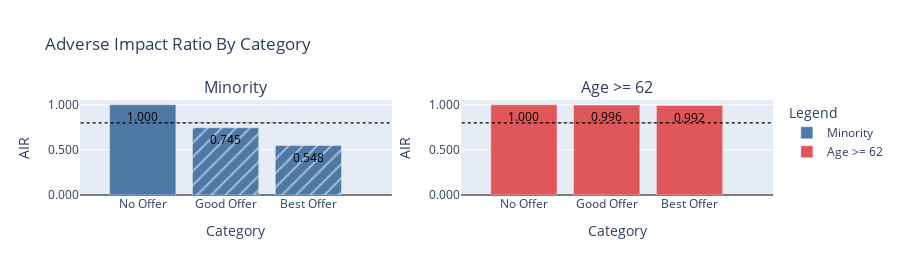

The code cell stored with this chart in its notebook:
### Markdown cell above
#### _Categorical Adverse Impact Ratio (AIR) Based on a Tiered Set of Offers_

### Code cell
cair = sd.categorical_adverse_impact_ratio(
    group_data=valid,
    **common_disp_info,
    outcome=valid['Tiered Offer'],
    air_threshold=0.8,
    percent_difference_threshold=0.0,
    label=valid[label],
    ordinal_categories=['No Offer', 'Good Offer', 'Best Offer'],
)
cair

### Figure 1 — Plotly figure (JSON) as saved in the notebook; plotly's stock layout.template omitted (floating-point values rounded to 4 significant figures)
{"data": [{"cliponaxis": false, "hovertemplate": "%{x}, %{y}<extra></extra>", "marker": {"color": "RGB(78, 121, 167)", "pattern": {"shape": ["", "/", "/"]}}, "name": "Minority", "text": ["1.000", "0.745", "0.548"], "textfont": {"color": "Black"}, "type": "bar", "x": ["No Offer", "Good Offer", "Best Offer"], "xaxis": "x", "y": [1, 0.7454, 0.5478], "yaxis": "y"}, {"line": {"color": "Black", "dash": "dot", "width": 0.25}, "mode": "lines", "name": "AIR Threshold", "showlegend": false, "type": "scatter", "x": ["No Offer", "Good Offer", "Best Offer"], "xaxis": "x", "y": [0.8, 0.8, 0.8], "yaxis": "y"}, {"cliponaxis": false, "hovertemplate": "%{x}, %{y}<extra></extra>", "marker": {"color": "RGB(225, 87, 89)", "pattern": {"shape": ["", "", ""]}}, "name": "Age >= 62", "text": ["1.000", "0.996", "0.992"], "textfont": {"color": "Black"}, "type": "bar", "x": ["No Offer", "Good Offer", "Best Offer"], "xaxis": "x2", "y": [1, 0.9963, 0.9917], "yaxis": "y2"}, {"line": {"color": "Black", "dash": "dot", "width": 0.25}, "mode": "lines", "name": "AIR Threshold", "showlegend": false, "type": "scatter", "x": ["No Offer", "Good Offer", "Best Offer"], "xaxis": "x2", "y": [0.8, 0.8, 0.8], "yaxis": "y2"}], "layout": {"annotations": [{"font": {"size": 16}, "showarrow": false, "text": "Minority", "x": 0.225, "xanchor": "center", "xref": "paper", "y": 1, "yanchor": "bottom", "yref": "paper"}, {"font": {"size": 16}, "showarrow": false, "text": "Age >= 62", "x": 0.775, "xanchor": "center", "xref": "paper", "y": 1, "yanchor": "bottom", "yref": "paper"}], "autosize": true, "height": 275, "legend": {"title": {"text": "Legend"}}, "shapes": [{"line": {"color": "Black", "dash": "dot", "width": 1.25}, "type": "line", "x0": -0.75, "x1": 3, "xref": "x", "y0": 0.8, "y1": 0.8, "yref": "y"}, {"line": {"color": "Black", "dash": "dot", "width": 1.25}, "type": "line", "x0": -0.75, "x1": 3, "xref": "x2", "y0": 0.8, "y1": 0.8, "yref": "y2"}], "title": {"text": "Adverse Impact Ratio By Category"}, "xaxis": {"anchor": "y", "domain": [0, 0.45], "title": {"text": "Category"}}, "xaxis2": {"anchor": "y2", "domain": [0.55, 1], "title": {"text": "Category"}}, "yaxis": {"anchor": "x", "domain": [0, 1], "tickformat": "0,.3f", "title": {"text": "AIR"}, "zeroline": true, "zerolinecolor": "Black", "zerolinewidth": 1}, "yaxis2": {"anchor": "x2", "domain": [0, 1], "tickformat": "0,.3f", "title": {"text": "AIR"}, "zeroline": true, "zerolinecolor": "Black", "zerolinewidth": 1}}}
